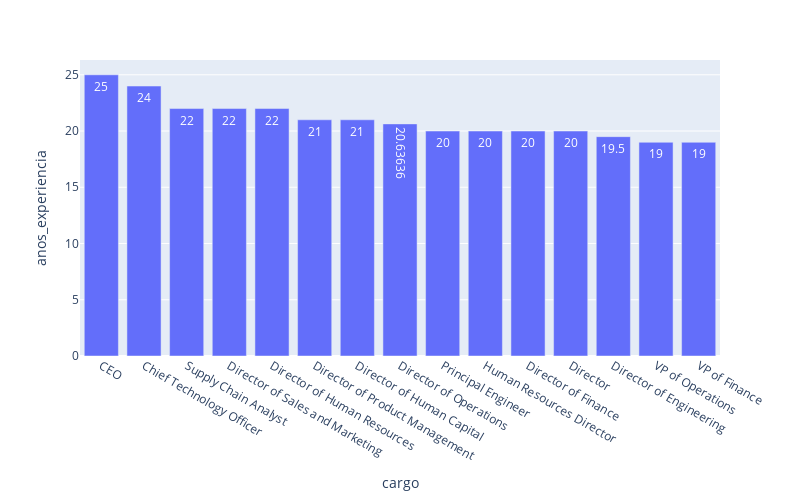

The notebook cell this image was saved under:
### Markdown cell above
### Indicador 5: quais são os cargos que demandam mais anos de experiência?
1. Para atender o seguinte indicador foi utilizada a consulta sql armazenada na variável `query`. Na qual, retorna a média dos anos de experiência agrupada por cargo de forma decrescente.
2. A instrução `sql` executa a consulta em cima do dataset armazenado na variável `tbl` e armazena na variável `result`.
3. A função `_px.bar` faz a construção de uma figura de um gráfico de barra vertical com base nos parâmetros fornecidos. Onde o eixo x são as descrições do cargo e o eixo y é a média dos anos de experiência.
4. A chamada `fig.show()` faz a figura aparecer na tela.

### Code cell
query = """
    SELECT cargo, AVG(anos_experiencia) anos_experiencia
    FROM  dataset 
    GROUP BY 1
    ORDER BY 2 DESC
"""

result = sql(query, env={'dataset': tbl})
fig = _px.bar(
    result.head(15), 
    x='cargo', 
    y='anos_experiencia',
    text_auto=True, # apresenta rótolos nas colunas do gráficos
    height=500,     # altura da imagem
    width=800       # largura da imagem
)
fig.show()

### Figure 1 — Plotly figure (JSON) as saved in the notebook; plotly's stock layout.template omitted (floating-point values rounded to 4 significant figures)
{"data": [{"alignmentgroup": "True", "hovertemplate": "cargo=%{x}<br>anos_experiencia=%{y}<extra></extra>", "legendgroup": "", "marker": {"color": "#636efa", "pattern": {"shape": ""}}, "name": "", "offsetgroup": "", "orientation": "v", "showlegend": false, "textposition": "auto", "texttemplate": "%{y}", "type": "bar", "x": ["CEO", "Chief Technology Officer", "Supply Chain Analyst", "Director of Sales and Marketing", "Director of Human Resources", "Director of Product Management", "Director of Human Capital", "Director of Operations", "Principal Engineer", "Human Resources Director", "Director of Finance", "Director", "Director of Engineering", "VP of Operations", "VP of Finance"], "xaxis": "x", "y": [25, 24, 22, 22, 22, 21, 21, 20.64, 20, 20, 20, 20, 19.5, 19, 19], "yaxis": "y"}], "layout": {"barmode": "relative", "height": 500, "legend": {"tracegroupgap": 0}, "margin": {"t": 60}, "width": 800, "xaxis": {"anchor": "y", "domain": [0, 1], "title": {"text": "cargo"}}, "yaxis": {"anchor": "x", "domain": [0, 1], "title": {"text": "anos_experiencia"}}}}
